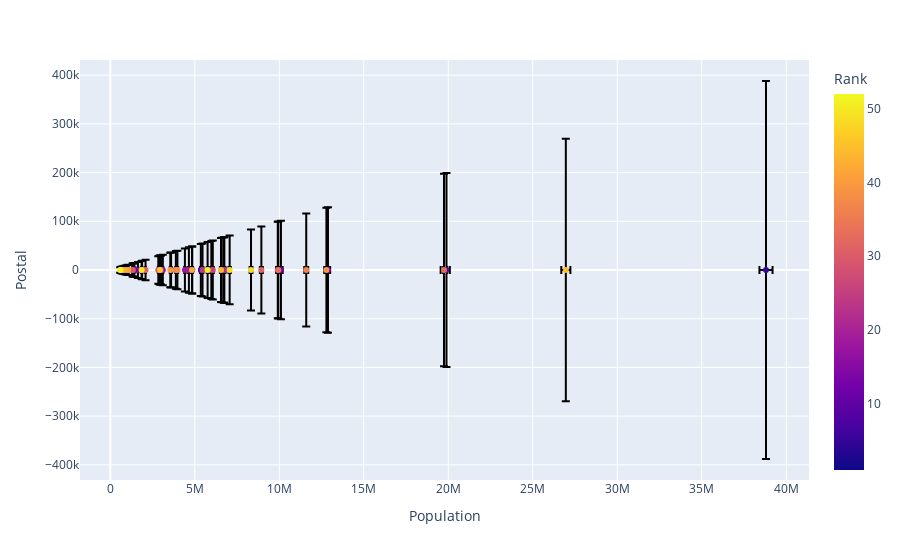

The notebook cell saved with this chart:
### Code cell
# error bar
import plotly.express as px

FirstDataset["e"] = FirstDataset["Population"]/100
fig = px.scatter(FirstDataset, x="Population", y="Postal", color="Rank",
                 error_x="e", error_y="e")
fig.show()
